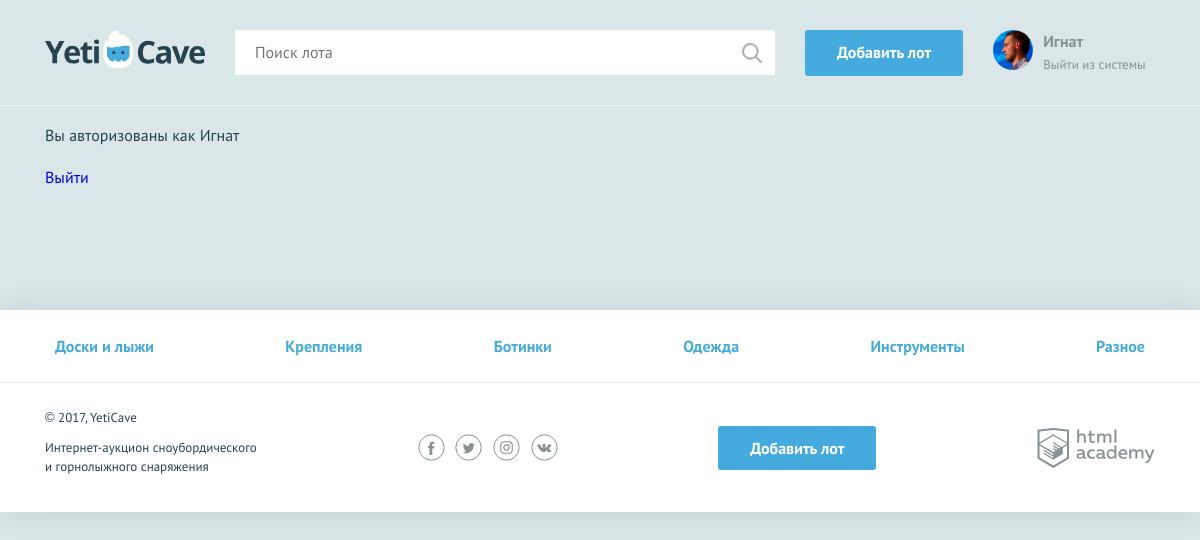
Page /login.php (signed in) on the committed database.
### tables this page shows
CREATE TABLE categories (
  id    INT UNSIGNED AUTO_INCREMENT PRIMARY KEY NOT NULL,
  name  VARCHAR(50)                             NOT NULL,
  class TEXT,
  UNIQUE INDEX (name)
);

### functions.php (called while the page is built, shortened)
<?
function render_template(string $template, array $template_data)
{
    if (file_exists('templates/' . $template . '.php')) {
        extract($template_data);
        require_once('templates/' . $template . '.php');
        return ob_get_clean();
    } else {
        return '';
    }
}
function get_mysql_data($connect, $sql_query, array $query_values)
{
    $data = [];
    $prepared_statement = db_get_prepare_stmt($connect, $sql_query, $query_values);
    if ($prepared_statement) {
        if (mysqli_stmt_execute($prepared_statement)) {
            $result = mysqli_stmt_get_result($prepared_statement);
            if ($result) {
                $data = mysqli_fetch_all($result, MYSQLI_ASSOC);
            }
        }
    }
    return $data;
}
?>

### mysql_helper.php (called while the page is built, shortened)
<?php
function db_get_prepare_stmt($link, $sql, $data = [])
{
    $stmt = mysqli_prepare($link, $sql);
    return $stmt;
}

### templates/layout.php (the view, shortened to what this page needs)
<!DOCTYPE html>
<html lang="ru">
<head>
    <link href="css/normalize.min.css" rel="stylesheet">
    <link href="css/style.css" rel="stylesheet">
</head>
<body>
<header class="main-header">
    <div class="main-header__container container">
        <a class="main-header__logo">
            <img src="img/logo.svg" width="160" height="39" alt="Логотип компании YetiCave">
        </a>
        <form class="main-header__search" method="get" action="/search.php">
            <input type="search" name="q" placeholder="Поиск лота">
            <input class="main-header__search-btn" type="submit" value="Найти">
        </form>
        <a class="main-header__add-lot button" href="/add.php">Добавить лот</a>
        <nav class="user-menu">
            <? if ($is_auth) : ?>
                <? if ($user['avatar_path']) : ?>
                    <div class="user-menu__image">
                        <img src="<?= $user['avatar_path'] ?>" width="40" height="40" alt="<?= htmlspecialchars($user['name']) ?>">
                    </div>
                <? endif; ?>
                <div class="user-menu__logged">
                    <p><?= htmlspecialchars($user['name']) ?></p>
                    <p><a href="/logout.php">Выйти из системы</a></p>
                </div>
            <? endif ?>
        </nav>
    </div>
</header>
<?= $page_content ?>
<footer class="main-footer">
    <nav class="nav">
        <ul class="nav__list container">
            <? foreach ($lots_categories as $lot_cat) : ?>
                <li class="nav__item">
                    <a href="/category_catalog.php?cat=<?= $lot_cat['id'] ?>"><?= $lot_cat['name'] ?></a>
                </li>
            <? endforeach; ?>
        </ul>
    </nav>
    <div class="main-footer__bottom container">
        <div class="main-footer__copyright">
            <p>© 2017, YetiCave</p>
            <p>Интернет-аукцион сноубордического и горнолыжного снаряжения</p>
        </div>
        <div class="main-footer__social social">
            <a class="social__link social__link--facebook" href="#">Facebook
            </a>
            <a class="social__link social__link--twitter" href="#">Twitter
            </a>
            <a class="social__link social__link--instagram" href="#">Instagram
            </a>
            <a class="social__link social__link--vkontakte" href="#">Вконтакте
            </a>
        </div>
        <a class="main-footer__add-lot button" href="add.php">Добавить лот</a>
        <div class="main-footer__developed-by">
            <a class="logo-academy" href="https://htmlacademy.ru/intensive/php">HTML Academy
            </a>
        </div>
    </div>
</footer>
</body>
</html>

### css/style.css (style rules this page uses)
body { min-width: 1140px; background-color: #dbe6e9; font-family: "PT Sans", sans-serif; font-weight: 400; font-size: 16px; line-height: 26px; color: #25434e; overflow-x: hidden; }
a { text-decoration: none; }
.container { width: 1110px; margin: 0 auto; padding: 0 15px; }
.button { display: block; padding: 9px 32px; background-color: #45abde; color: #ffffff; text-align: center; font-weight: 700; border: none; border-radius: 3px; }
.main-header { padding: 30px 0 29px; border-bottom: 1px solid rgba(255, 255, 255, 0.5); }
.main-header__container { display: -webkit-flex; display: -ms-flexbox; display: flex; -webkit-justify-content: flex-start; -ms-flex-pack: start; justify-content: flex-start; }
.main-header__logo { display: block; margin-right: 30px; }
.main-header__search { position: relative; width: 540px; margin-right: 30px; }
.main-header__search input[type="search"] { width: 100%; padding: 8px 19px 9px 19px; border: 1px solid #ffffff; }
.main-header__search-btn { content: ""; position: absolute; top: 3px; right: 3px; width: 20px; height: 20px; padding: 20px; background: url("../img/search.svg") center no-repeat; opacity: 0.3; border: 0; font-size: 0; }
.main-header__add-lot { max-width: 160px; margin-right: 30px; }
.user-menu { display: -webkit-flex; display: -ms-flexbox; display: flex; }
.user-menu__image { width: 40px; height: 40px; margin-right: 10px; border-radius: 50%; overflow: hidden; }
.user-menu__image img { width: 100%; height: 100%; }
.user-menu__logged { color: #879296; line-height: 22px; }
.user-menu__logged p { font-weight: 700; margin: 0; }
.user-menu__logged a { color: #879296; font-size: 13px; font-weight: 400; }
.main-footer { margin-top: 120px; background-color: #ffffff; box-shadow: 0 0 30px 0 rgba(0, 0, 0, 0.1); }
.main-footer__bottom { display: -webkit-flex; display: -ms-flexbox; display: flex; -webkit-justify-content: space-between; -ms-flex-pack: justify; justify-content: space-between; -webkit-align-items: center; -ms-flex-align: center; align-items: center; padding: 25px 0; }
.main-footer__copyright { max-width: 212px; }
.main-footer__copyright p { margin: 0; margin-bottom: 11px; font-size: 13px; line-height: 19px; }
.main-footer__social { width: 140px; }
.social { display: -webkit-flex; display: -ms-flexbox; display: flex; -webkit-justify-content: space-between; -ms-flex-pack: justify; justify-content: space-between; -webkit-flex-wrap: wrap; -ms-flex-wrap: wrap; flex-wrap: wrap; }
.social__link { width: 27px; height: 27px; font-size: 0; }
.logo-academy { display: block; width: 118px; height: 40px; font-size: 0; }
.nav { background-color: #ffffff; border-bottom: 1px solid #e1e6e7; }
.nav__list { display: -webkit-flex; display: -ms-flexbox; display: flex; -webkit-justify-content: space-between; -ms-flex-pack: justify; justify-content: space-between; -webkit-flex-wrap: wrap; -ms-flex-wrap: wrap; flex-wrap: wrap; list-style: none; }
.nav__item a { position: relative; display: block; padding: 12px 10px; font-weight: 700; color: #45abde; }
.nav__item a::before { content: ""; display: none; position: absolute; bottom: 0; width: calc(100% - 20px); height: 3px; background-color: #e2e5e6; }
.main-footer .nav__item a { padding: 23px 10px; }

### rows in the picture
categories: name "Доски и лыжи"
categories: name "Крепления"
categories: name "Ботинки"
categories: name "Одежда"
categories: name "Инструменты"
categories: name "Разное"

### other values in the picture
$user['name'] "Игнат"
